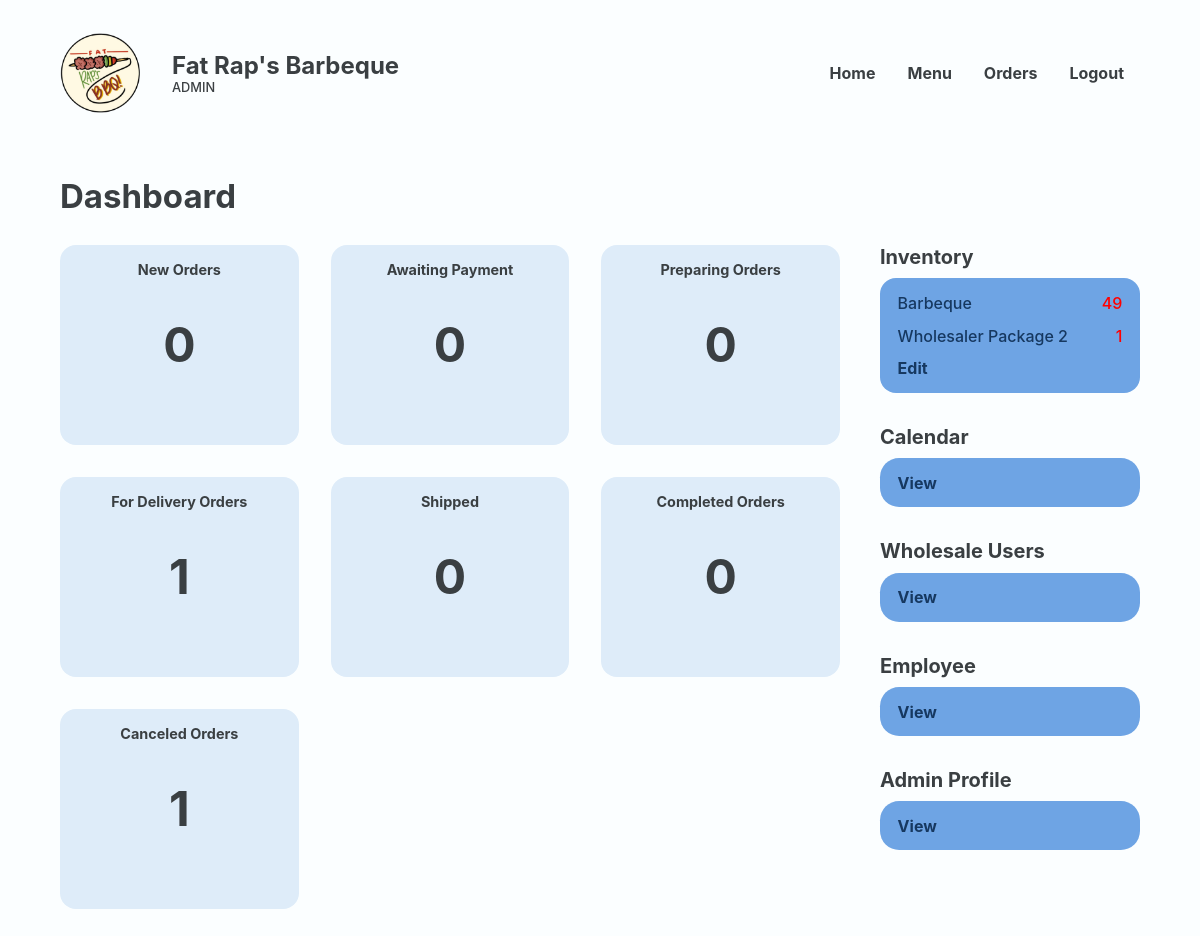
Before: /Website/admin-home.php (signed in) with the older database file.
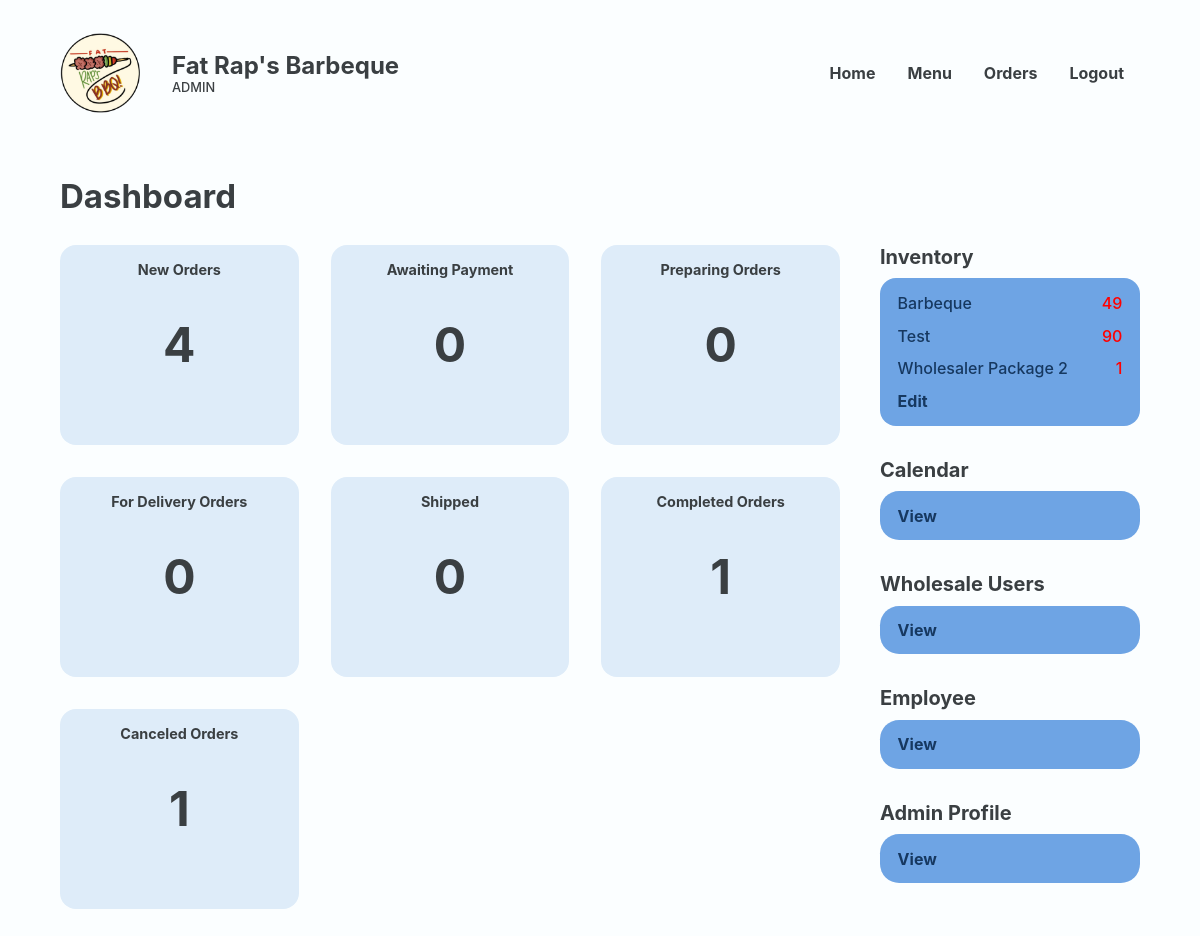
After: the same page with the newer database file.
### tables this page shows
CREATE TABLE `food` (
  `FOOD_ID` int(18) UNSIGNED NOT NULL,
  `CTGY_ID` int(18) NOT NULL,
  `FOOD_NAME` varchar(20) NOT NULL,
  `FOOD_PRICE` decimal(10,2) NOT NULL,
  `FOOD_DESC` varchar(50) NOT NULL,
  `FOOD_IMG` varchar(255) NOT NULL,
  `FOOD_STOCK` int(20) NOT NULL,
  `FOOD_ACTIVE` varchar(10) NOT NULL,
  `FOOD_TYPE` varchar(16) NOT NULL
);

### Website/admin-home.php (the view, shortened to what the changed rows need)
<?php
@include 'constants.php';
$selectNO = "SELECT *
FROM placed_order
WHERE PLACED_ORDER_STATUS = 'Placed'";
$resNO = mysqli_query($conn, $selectNO);
$countNO = mysqli_num_rows($resNO);
$selectAP = "SELECT *
FROM placed_order
WHERE PLACED_ORDER_STATUS = 'Awaiting Payment'";
$resAP = mysqli_query($conn, $selectAP);
$countAP = mysqli_num_rows($resAP);
$selectPr = "SELECT *
FROM placed_order
WHERE PLACED_ORDER_STATUS = 'Preparing'";
$resPr = mysqli_query($conn, $selectPr);
$countPr = mysqli_num_rows($resPr);
$selectFD = "SELECT *
FROM placed_order
WHERE PLACED_ORDER_STATUS = 'For Delivery'";
$resFD = mysqli_query($conn, $selectFD);
$countFD = mysqli_num_rows($resFD);
$selectS = "SELECT *
FROM placed_order
WHERE PLACED_ORDER_STATUS = 'Shipped'";
$resS = mysqli_query($conn, $selectS);
$countS = mysqli_num_rows($resS);
$selectCo = "SELECT *
FROM placed_order
WHERE PLACED_ORDER_STATUS = 'Completed'";
$resCo = mysqli_query($conn, $selectCo);
$countCo = mysqli_num_rows($resCo);
$selectCa = "SELECT *
FROM placed_order
WHERE PLACED_ORDER_STATUS = 'Cancelled'";
$resCa = mysqli_query($conn, $selectCa);
$countCa = mysqli_num_rows($resCa);
?>
<!DOCTYPE html>
<html lang="en">
<head>
    <link rel="stylesheet" href="header-styles.css">
    <link rel="stylesheet" href="admin-styles.css">
</head>
<body>
    <header class="backend">
        <div class="header-container">
            <div class="website-title">
                <div class="text">
                    <h1>Fat Rap's Barbeque</h1>
                </div>
            </div>
        </div>
    </header>
    <main>
        <section class="section" id="dashboard">
            <div class="container">
                <div class="section-heading">
                    <h2>Dashboard</h2>
                </div>
                <section class="with-side-menu">
                    <section class="main-section">
                        <div class="grid-container">
                            <a class="box" href="<?php echo SITEURL; ?>admin-new-orders.php">
                                <p>New Orders</p>
                                <h1><?php echo $countNO ?></h1>
                            </a>
                            <a class="box" href="<?php echo SITEURL; ?>admin-awaiting-payment.php">
                                <h1><?php echo $countAP ?></h1>
                            </a>
                            <a class="box" href="<?php echo SITEURL; ?>admin-preparing-orders.php">
                                <h1><?php echo $countPr ?></h1>
                            </a>
                            <a class="box" href="<?php echo SITEURL; ?>admin-delivery-orders.php">
                                <p>For Delivery Orders</p>
                                <h1><?php echo $countFD ?></h1>
                            </a>
                            <a class="box" href="<?php echo SITEURL; ?>admin-shipped-orders.php">
                                <h1><?php echo $countS ?></h1>
                            </a>
                            <a class="box" href="<?php echo SITEURL; ?>admin-completed-orders.php">
                                <p>Completed Orders</p>
                                <h1><?php echo $countCo ?></h1>
                            </a>
                            <a class="box" href="<?php echo SITEURL; ?>admin-canceled-orders.php">
                                <h1><?php echo $countCa ?></h1>
                            </a>
                        </div>
                    </section>
                    <section class="side-menu">
                        <div class="group inventory">
                            <div class="inventory-box">
                                <?php
                                $sql = "SELECT * FROM food WHERE FOOD_STOCK < 100";
                                $res = mysqli_query($conn, $sql);
                                $count = mysqli_num_rows($res);
                                if ($count > 0) {
                                    while ($row = mysqli_fetch_assoc($res)) {
                                        $FOOD_NAME = $row['FOOD_NAME'];
                                        $FOOD_STOCK = $row['FOOD_STOCK'];
                                ?>
                                        <div class="inline">
                                            <p><?php echo $FOOD_NAME ?></p>
                                            <span class="<?php echo ($FOOD_STOCK < 100) ? 'red-text' : ''; ?>">
                                                <p><?php echo $FOOD_STOCK ?></p>
                                            </span>
                                        </div>
                                <?php
                                    }
                                }
                                ?>
                            </div>
                        </div>
                    </section>
                </section>
            </div>
        </section>
    </main>
</body>
</html>

Changed rows visible on the page:
now on this page (row edited): food: FOOD_NAME "Test", FOOD_STOCK "90"
Other visible differences:
$countNO: "0" → "4"
$countFD: "1" → "0"
$countCo: "0" → "1"
